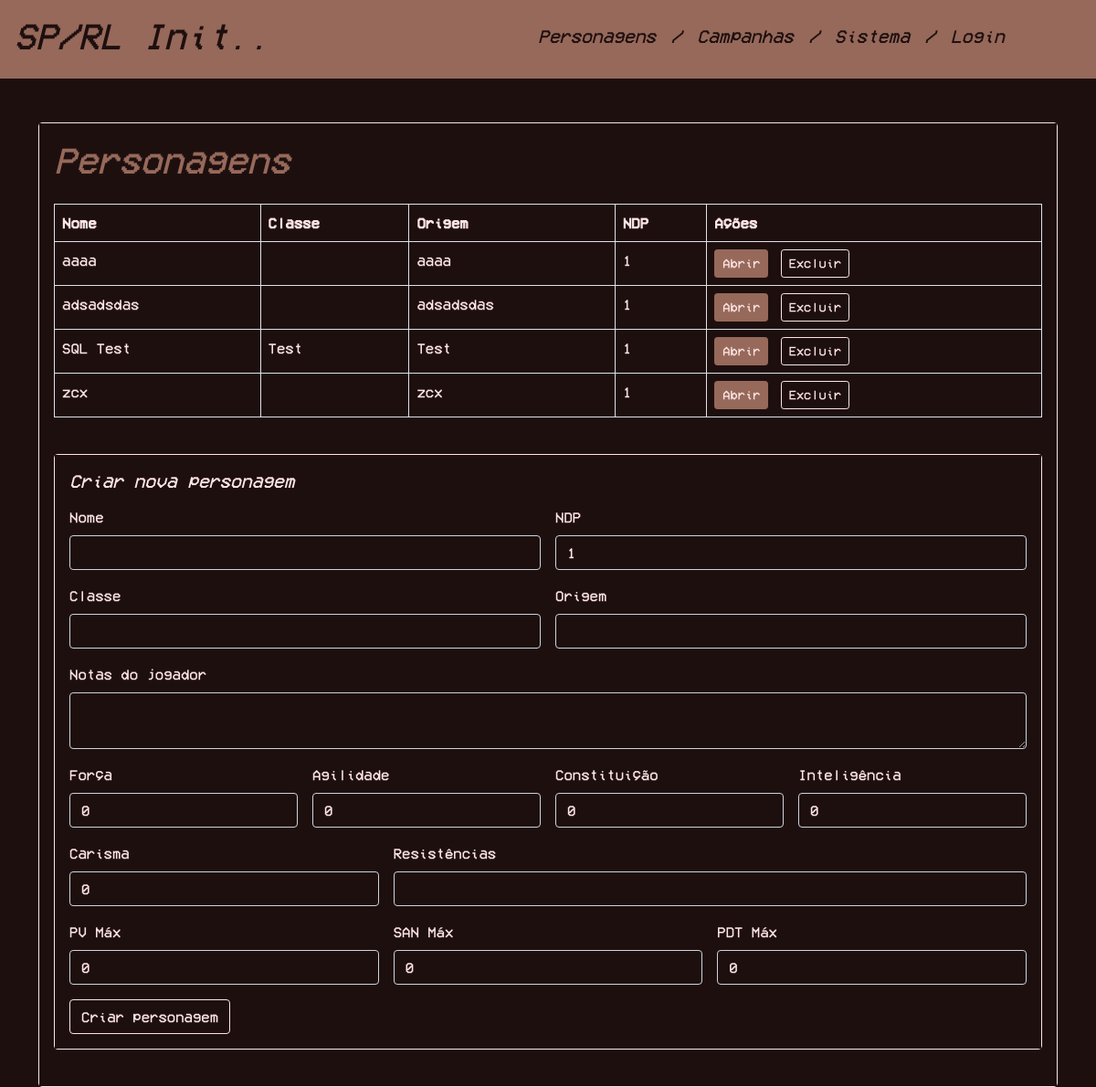
The page /personagens.php (signed in) on the database its author committed.
### tables this page shows
CREATE TABLE `Personagem` (
  `id` int NOT NULL,
  `idUtilizador` int NOT NULL,
  `nome` varchar(100) NOT NULL,
  `ndp` int NOT NULL,
  `classe` varchar(20) DEFAULT NULL,
  `origem` varchar(50) NOT NULL,
  `notasPlayer` text,
  `forca` int NOT NULL,
  `agilidade` int NOT NULL,
  `constituicao` int NOT NULL,
  `inteligencia` int NOT NULL,
  `carisma` int NOT NULL,
  `resistencias` text,
  `pvAtual` int NOT NULL,
  `pvMax` int NOT NULL,
  `sanAtual` int NOT NULL,
  `sanMax` int NOT NULL,
  `pdtAtual` int NOT NULL,
  `pdtMax` int NOT NULL
);

### personagens.php (the view, shortened to what this page needs)
<?php
$user = $_SESSION['user'] ?? null;
$isLoggedIn = is_array($user) && !empty($user['id']);
$isAdmin = $isLoggedIn && (!empty($user['admin']) && $user['admin'] == 1);
$personagens = [];
if ($isLoggedIn) {
    try {
        $mysqli = get_db_connection();
        if ($isAdmin) {
            $stmt = $mysqli->prepare('SELECT * FROM Personagem ORDER BY nome');
        } else {
            $stmt = $mysqli->prepare('SELECT * FROM Personagem WHERE idUtilizador = ? ORDER BY nome');
            if ($stmt) {
                $stmt->bind_param('i', $user['id']);
            }
        }
        if (!$stmt->execute()) {
            throw new RuntimeException('Erro ao executar a consulta de personagens.');
        }
        $result = $stmt->get_result();
        if ($result) {
            while ($row = $result->fetch_assoc()) {
                $personagens[] = $row;
            }
        }
    } catch (Throwable $e) {
        error_log('Personagens page error: ' . $e->getMessage());
        $error = 'Não foi possível carregar as personagens. Tente novamente mais tarde.';
    }
}
?>
<!DOCTYPE html>
<html lang="pt">
    <head>
        <link rel="stylesheet" href="css/index.css">
        <link href="https://cdn.jsdelivr.net/npm/bootstrap@5.0.2/dist/css/bootstrap.min.css" rel="stylesheet">
    </head>
    <body>
        <?php include('templates/header.php'); ?>
        <div class="container mt-5">
            <div class="row justify-content-center">
                <div class="col-12">
                    <div class="card shadow-sm">
                        <div class="card-body">
                            <h1 class="card-title mb-4">Personagens</h1>
                            <?php if (!$isLoggedIn): ?>
                                <div class="alert alert-warning">
                                    Por favor, faça login primeiro para ver as suas personagens.
                                </div>
                            <?php else: ?>
                                <?php if (empty($personagens)): ?>
                                    <div class="alert alert-secondary">Nenhuma personagem encontrada.</div>
                                <?php else: ?>
                                    <div class="table-responsive mb-4">
                                        <table class="table table-bordered table-hover">
                                            <thead>
                                                <tr>
                                                    <th>Nome</th>
                                                    <th>Classe</th>
                                                    <th>Origem</th>
                                                    <th>NDP</th>
                                                    <th>Ações</th>
                                                </tr>
                                            </thead>
                                            <tbody>
                                                <?php foreach ($personagens as $personagem): ?>
                                                    <tr>
                                                        <td><?php echo htmlspecialchars($personagem['nome']); ?></td>
                                                        <td><?php echo htmlspecialchars($personagem['classe']); ?></td>
                                                        <td><?php echo htmlspecialchars($personagem['origem']); ?></td>
                                                        <td><?php echo htmlspecialchars($personagem['ndp']); ?></td>
                                                        <td>
                                                            <a class="btn btn-primary btn-sm" href="personagem.php?id=<?php echo urlencode($personagem['id']); ?>">Abrir</a>
                                                            <form method="post" class="d-inline ms-1" onsubmit="return confirm('Tem certeza que deseja excluir esta personagem?');">
                                                                <button type="submit" class="btn btn-danger btn-sm">Excluir</button>
                                                            </form>
                                                        </td>
                                                    </tr>
                                                <?php endforeach; ?>
                                            </tbody>
                                        </table>
                                    </div>
                                <?php endif; ?>
                                <div class="card mb-4">
                                    <div class="card-body">
                                        <h2 class="h5 mb-3">Criar nova personagem</h2>
                                        <form method="post">
                                            <div class="row g-3">
                                                <div class="col-md-6">
                                                    <label for="nome" class="form-label">Nome</label>
                                                    <input type="text" id="nome" name="nome" class="form-control" required>
                                                </div>
                                                <div class="col-md-6">
                                                    <label for="ndp" class="form-label">NDP</label>
                                                    <input type="number" id="ndp" name="ndp" class="form-control" min="1" value="1" required>
                                                </div>
                                                <div class="col-md-6">
                                                    <label for="classe" class="form-label">Classe</label>
                                                    <input type="text" id="classe" name="classe" class="form-control">
                                                </div>
                                                <div class="col-md-6">
                                                    <label for="origem" class="form-label">Origem</label>
                                                    <input type="text" id="origem" name="origem" class="form-control" required>
                                                </div>
                                                <div class="col-12">
                                                    <label for="notasPlayer" class="form-label">Notas do jogador</label>
                                                    <textarea id="notasPlayer" name="notasPlayer" class="form-control" rows="2"></textarea>
                                                </div>
                                                <div class="col-md-3">
                                                    <label for="forca" class="form-label">Força</label>
                                                    <input type="number" id="forca" name="forca" class="form-control" min="0" value="0" required>
                                                </div>
                                                <div class="col-md-3">
                                                    <label for="agilidade" class="form-label">Agilidade</label>
                                                    <input type="number" id="agilidade" name="agilidade" class="form-control" min="0" value="0" required>
                                                </div>
                                                <div class="col-md-3">
                                                    <label for="constituicao" class="form-label">Constituição</label>
                                                    <input type="number" id="constituicao" name="constituicao" class="form-control" min="0" value="0" required>
                                                </div>
                                                <div class="col-md-3">
                                                    <label for="inteligencia" class="form-label">Inteligência</label>
                                                    <input type="number" id="inteligencia" name="inteligencia" class="form-control" min="0" value="0" required>
                                                </div>
                                                <div class="col-md-4">
                                                    <label for="carisma" class="form-label">Carisma</label>
                                                    <input type="number" id="carisma" name="carisma" class="form-control" min="0" value="0" required>
                                                </div>
                                                <div class="col-md-8">
                                                    <label for="resistencias" class="form-label">Resistências</label>
                                                    <input type="text" id="resistencias" name="resistencias" class="form-control">
                                                </div>
                                                <div class="col-md-4">
                                                    <label for="pvMax" class="form-label">PV Máx</label>
                                                    <input type="number" id="pvMax" name="pvMax" class="form-control" min="0" value="0" required>
                                                </div>
                                                <div class="col-md-4">
                                                    <label for="sanMax" class="form-label">SAN Máx</label>
                                                    <input type="number" id="sanMax" name="sanMax" class="form-control" min="0" value="0" required>
                                                </div>
                                                <div class="col-md-4">
                                                    <label for="pdtMax" class="form-label">PDT Máx</label>
                                                    <input type="number" id="pdtMax" name="pdtMax" class="form-control" min="0" value="0" required>
                                                </div>
                                            </div>
                                            <div class="mt-3">
                                                <button type="submit" class="btn btn-success">Criar personagem</button>
                                            </div>
                                        </form>
                                    </div>
                                </div>
                                <?php endif; ?>
                        </div>
                    </div>
                </div>
            </div>
        </div>
    </body>
</html>

### css/index.css (style rules this page uses)
* { background-color : #1e0f0f !important; color : #FFE5E5 !important; font-family : 'VCR'; }
h1, h3, h5 { font-style: italic; color : #96695A !important; }
h2, h4, h6 { font-style: italic; }
button { border-color: #FFE5E5 !important; }
a { color: #96695A !important; }
.btn-primary, .btn-secondary, .badge.bg-primary, .badge.bg-secondary { background-color: #96695A !important; border-color: #96695A !important; color: #FFE5E5 !important; }
.card { border-color: #FFE5E5 !important; background-color: #1e0f0f !important; }
.card .card-body { color: #FFE5E5 !important; }

### rows shown on the page
personagem: nome "aaaa", origem "aaaa", ndp "1"
personagem: nome "adsadsdas", origem "adsadsdas", ndp "1"
personagem: nome "SQL Test", classe "Test", origem "Test", ndp "1"
personagem: nome "zcx", origem "zcx", ndp "1"
